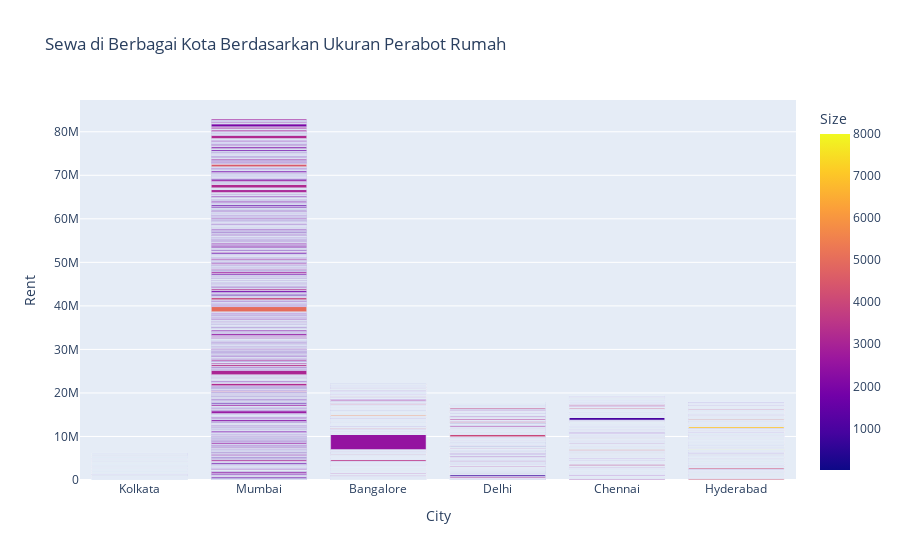

Source (notebook cell):
### Code cell
figure2 = px.bar(df, x=df["City"], y = df["Rent"], color = df["Size"], title="Sewa di Berbagai Kota Berdasarkan Ukuran Perabot Rumah")
figure2.show()

### Figure 1 — Plotly figure (JSON) as saved in the notebook; plotly's stock layout.template omitted (floating-point values rounded to 4 significant figures; data arrays with more than 128 entries replaced by an {"elided": "..."} marker saying what was removed)
{"data": [{"alignmentgroup": "True", "hovertemplate": "City=%{x}<br>Rent=%{y}<br>Size=%{marker.color}<extra></extra>", "legendgroup": "", "marker": {"color": {"elided": "4746 int values"}, "coloraxis": "coloraxis", "pattern": {"shape": ""}}, "name": "", "offsetgroup": "", "orientation": "v", "showlegend": false, "textposition": "auto", "type": "bar", "x": {"elided": "4746 str values"}, "xaxis": "x", "y": {"elided": "4746 int values"}, "yaxis": "y"}], "layout": {"barmode": "relative", "coloraxis": {"colorbar": {"title": {"text": "Size"}}, "colorscale": [[0, "#0d0887"], [0.1111, "#46039f"], [0.2222, "#7201a8"], [0.3333, "#9c179e"], [0.4444, "#bd3786"], [0.5556, "#d8576b"], [0.6667, "#ed7953"], [0.7778, "#fb9f3a"], [0.8889, "#fdca26"], [1, "#f0f921"]]}, "legend": {"tracegroupgap": 0}, "title": {"text": "Sewa di Berbagai Kota Berdasarkan Ukuran Perabot Rumah"}, "xaxis": {"anchor": "y", "domain": [0, 1], "title": {"text": "City"}}, "yaxis": {"anchor": "x", "domain": [0, 1], "title": {"text": "Rent"}}}}
